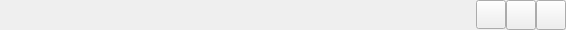
<?xml version="1.0" encoding="UTF-8"?>
<ui version="4.0">
 <class>QCtmTitleBar</class>
 <widget class="QWidget" name="QCtmTitleBar">
  <property name="geometry">
   <rect>
    <x>0</x>
    <y>0</y>
    <width>566</width>
    <height>30</height>
   </rect>
  </property>
  <property name="minimumSize">
   <size>
    <width>0</width>
    <height>29</height>
   </size>
  </property>
  <property name="maximumSize">
   <size>
    <width>16777215</width>
    <height>30</height>
   </size>
  </property>
  <property name="windowTitle">
   <string>QFramelessTitleWidget</string>
  </property>
  <property name="autoFillBackground">
   <bool>true</bool>
  </property>
  <layout class="QHBoxLayout" name="horizontalLayout" stretch="1,0,0,0,0">
   <property name="spacing">
    <number>0</number>
   </property>
   <property name="leftMargin">
    <number>0</number>
   </property>
   <property name="topMargin">
    <number>0</number>
   </property>
   <property name="rightMargin">
    <number>0</number>
   </property>
   <property name="bottomMargin">
    <number>0</number>
   </property>
   <item>
    <spacer name="horizontalSpacer">
     <property name="orientation">
      <enum>Qt::Horizontal</enum>
     </property>
     <property name="sizeHint" stdset="0">
      <size>
       <width>40</width>
       <height>20</height>
      </size>
     </property>
    </spacer>
   </item>
   <item>
    <layout class="QHBoxLayout" name="actionLayout">
     <property name="rightMargin">
      <number>9</number>
     </property>
    </layout>
   </item>
   <item>
    <widget class="QCtmMaximumSizeButton" name="minimumSizeBtn">
     <property name="minimumSize">
      <size>
       <width>30</width>
       <height>29</height>
      </size>
     </property>
     <property name="maximumSize">
      <size>
       <width>30</width>
       <height>29</height>
      </size>
     </property>
     <property name="focusPolicy">
      <enum>Qt::NoFocus</enum>
     </property>
     <property name="text">
      <string/>
     </property>
    </widget>
   </item>
   <item>
    <widget class="QCtmMaximumSizeButton" name="maximumSizeBtn">
     <property name="minimumSize">
      <size>
       <width>30</width>
       <height>30</height>
      </size>
     </property>
     <property name="maximumSize">
      <size>
       <width>30</width>
       <height>30</height>
      </size>
     </property>
     <property name="focusPolicy">
      <enum>Qt::NoFocus</enum>
     </property>
     <property name="text">
      <string/>
     </property>
    </widget>
   </item>
   <item>
    <widget class="QToolButton" name="closeBtn">
     <property name="minimumSize">
      <size>
       <width>30</width>
       <height>30</height>
      </size>
     </property>
     <property name="maximumSize">
      <size>
       <width>30</width>
       <height>30</height>
      </size>
     </property>
     <property name="focusPolicy">
      <enum>Qt::NoFocus</enum>
     </property>
     <property name="text">
      <string/>
     </property>
    </widget>
   </item>
  </layout>
 </widget>
 <layoutdefault spacing="6" margin="11"/>
 <customwidgets>
  <customwidget>
   <class>QCtmMaximumSizeButton</class>
   <extends>QPushButton</extends>
   <header>Private/QCtmMaximumSizeButton_p.h</header>
  </customwidget>
 </customwidgets>
 <resources/>
 <connections/>
</ui>
